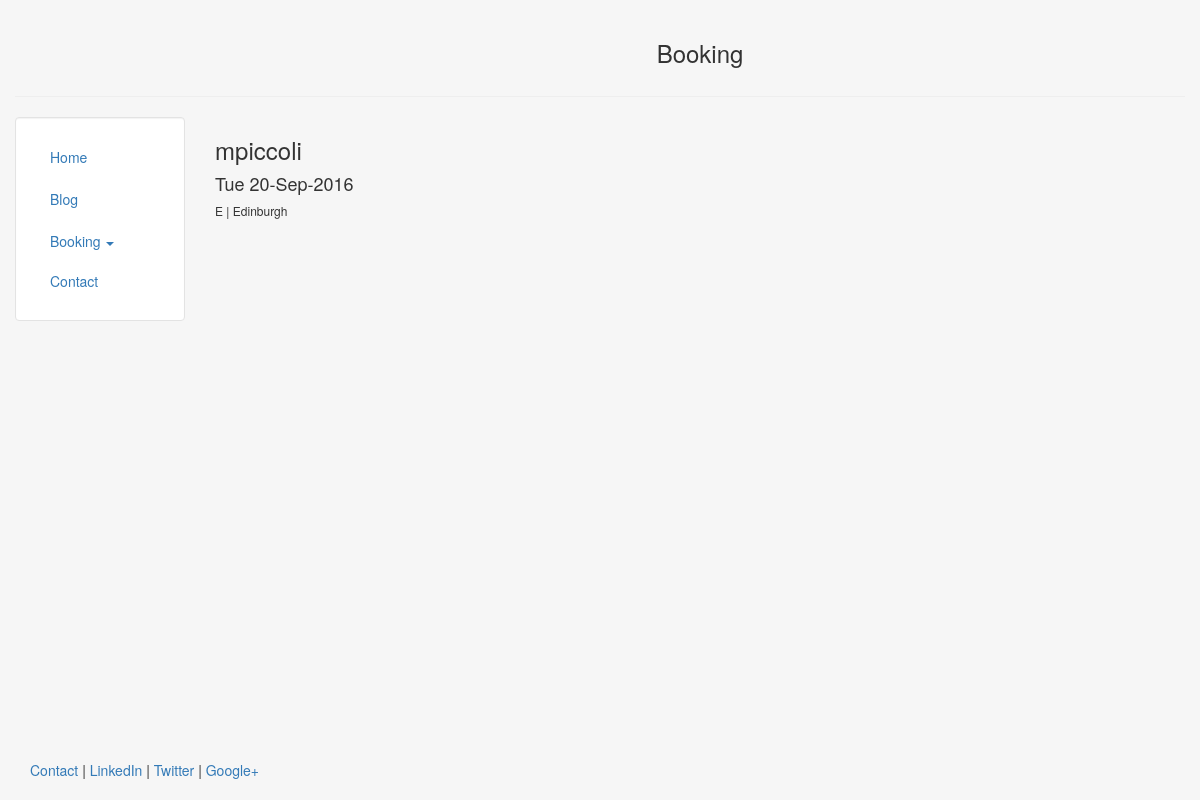
/booking/5, run on the app's committed database.
### booking/models.py (models this page shows, shortened)
class Booking(models.Model):
    user = models.ForeignKey(User, default='', related_name='user')
    desk = models.ForeignKey(Desk, default='',  related_name='desk')
    date = models.DateTimeField()

class User(models.Model):
    first_name = models.CharField(max_length=140)
    last_name = models.CharField(max_length=140)
    user_name = models.CharField(max_length=140)

class Desk(models.Model):
    location = models.CharField(max_length=140)
    desk_number = models.CharField(max_length=1)

### booking/views.py (the view)
# urls.py: url(r'^(?P<pk>\d+)$', views.booking_detail, name='booking_detail'),
def booking_detail(request, pk):
    booking = Booking.objects.get(id = pk)
    context = {'booking' : booking}
    return render(request, 'booking/bookingdetail.html', context)

### booking/templates/booking/bookingdetail.html
{% extends "personal/header.html" %}
{% block content %}
  <h3>{{booking.user.user_name}}</h3>
  <h4>{{booking.date|date:"D d-M-Y"}}</h4>
  <h6>{{booking.desk.desk_number}} | {{booking.desk.location}}</h6>
{% endblock %}

### personal/templates/personal/header.html (style rules this page uses)
html, body { height:100% }

### data on the page
Booking: user.user_name "mpiccoli", date "Tue 20-Sep-2016", desk.desk_number "E", desk.location "Edinburgh"
